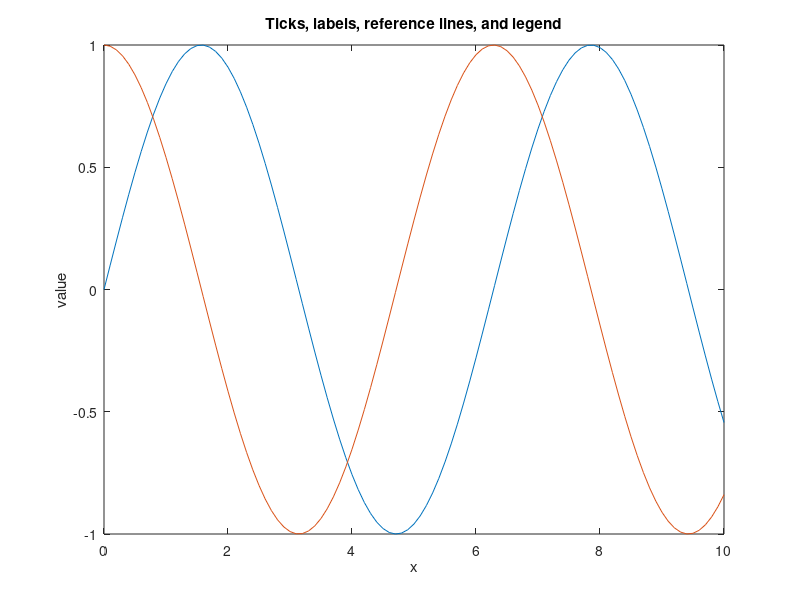

MATLAB code to generate this figure: (Note: this script raises an error after producing the figure.)
% MATLAB-style plotting helper commands.

x = 0:0.1:10;
y1 = sin(x);
y2 = cos(x);

figure(1);
plot(x, y1, x, y2);
title("Ticks, labels, reference lines, and legend");
xlabel("x");
ylabel("value");
xticks([0 2 4 6 8 10]);
xticklabels("zero", "two", "four", "six", "eight", "ten");
yticks([-1 0 1]);
yticklabels("low", "zero", "high");
xline(3, "--r", "x = 3");
yline(0, ":k", "zero");
legend("sin(x)", "cos(x)", "Location", "northeast");
axis([0 10 -1.5 1.5]);

figure(2);
subplot(2,1,1);
plot(x, y1);
title("Sine");
yline(0);
axis tight;

subplot(2,1,2);
plot(x, y2);
title("Cosine");
xline(5);
axis equal;
